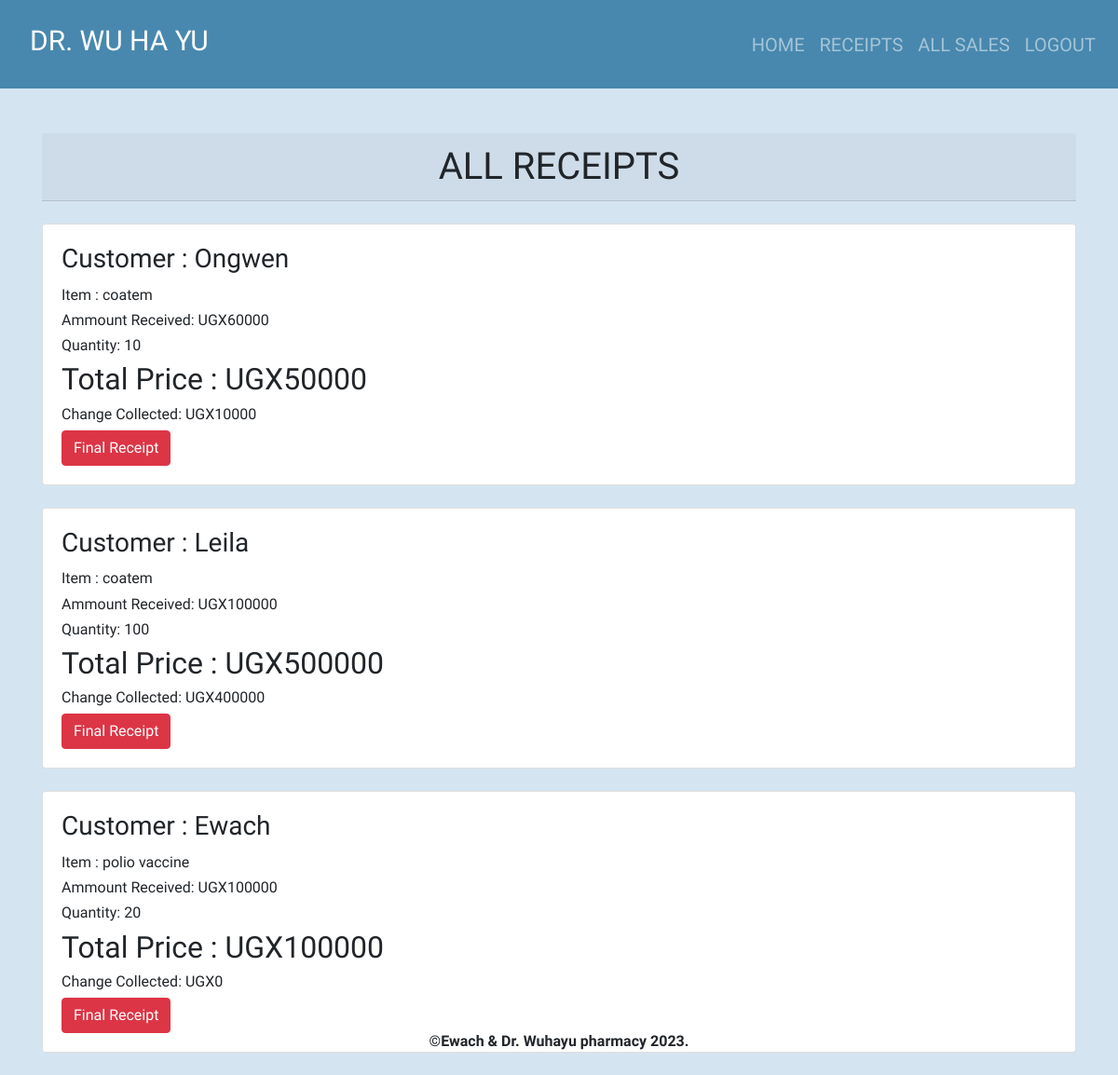
The app's page /receipt/ (signed in) with its own data.
### pharmacy/models.py (models this page shows, shortened)
class Sale(models.Model):
    item = models.ForeignKey(Product, on_delete= models.CASCADE)
    quantity= models.IntegerField(default=0, null=False, blank=True)
    ammountReceived= models.IntegerField(default=0, null=False, blank=True)
    issuedTo = models.CharField(max_length=50, null=True, blank=True)
    unitPrice= models.IntegerField(default=0, null=True, blank=True)
    def getTotal(self):
        total= self.quantity * self.item.unitPrice
        return int(total)
    def getChange(self):
        change = self.getTotal() - self.ammountReceived
        return abs(int(change))

class Product(models.Model):
    categoryName= models.ForeignKey(Stock_Category,on_delete=models.CASCADE,null=True, blank= True)
    itemName=models.CharField(max_length=50, null=True, blank=True)
    totalQuantity= models.IntegerField(default=0, null=True, blank=True)
    issuedQuantity=models.IntegerField(default=0, null=True, blank=True)
    receivedQuantity=models.IntegerField(default=0, null=True, blank=True)
    unitPrice= models.IntegerField(default=0, null=True, blank=True)
    manufacturer= models.CharField(max_length=50, null=True, blank=True)
    brand= models.CharField(max_length=50, null=True, blank=True)
    def __str__(self) :
        return self.itemName

### pharmacy/views.py (the view)
# urls.py: path('receipt/', views.receipt, name='receipt'),
@login_required
def receipt(request):
    sales= Sale.objects.all().order_by('-id')
    return render (request, 'products/receipt.html',{'sales':sales})

### templates/products/receipt.html
{% extends 'products/base.html'%} {% block content%}
<br /><br>
<div class="container">
  <h1 class="card-header text-center">ALL RECEIPTS</h1><br>
  {% for sale in sales %}
  <div class="card">
    <div class="card-body">
      <h3 class="card-title">Customer : {{sale.issuedTo | title}}</h3>
      <h6 class="card-text">Item : {{sale.item}}</h6>
      <h6 class="card-text">Ammount Received:  UGX{{ sale.ammountReceived }}</h6>
      <h6 class="card-text">Quantity: {{sale.quantity }}</h6>
      <h2>Total Price :  UGX{{ sale.getTotal }}</h2>
      <div style="flex: 1">
        <h6 class="card-text">Change Collected:  UGX{{ sale.getChange }}</h6>
        <a href="{% url 'receipt_detail' sale.id %}">
          <input
            type="submit"
            value="Final Receipt"
            class="btn btn-danger"
            type="button"
          />
        </a>
      </div>
    </div>
  </div>
  <br />
  {% endfor %}
</div>
{% endblock %}

### pharmacy/static/css/main.css (style rules this page uses)
html,body { position: relative; overflow-x: hidden; width: 100% !important; height: 100vh; display: table; position: relative; background-position: center; background-attachment: scroll; -o-background-size: cover; -moz-background-size: cover; -webkit-background-size: cover; background-size: cover; background-repeat: no-repeat; }
body { background-color: hsl(208, 50%, 89%); font-family: 'raleway'; }

### records on screen
Sale: issuedTo "Ongwen", item "coatem", ammountReceived "60000", quantity "10", getTotal "50000", getChange "10000"
Sale: issuedTo "Leila", item "coatem", ammountReceived "100000", quantity "100", getTotal "500000", getChange "400000"
Sale: issuedTo "Ewach", item "polio vaccine", ammountReceived "100000", quantity "20", getTotal "100000", getChange "0"
